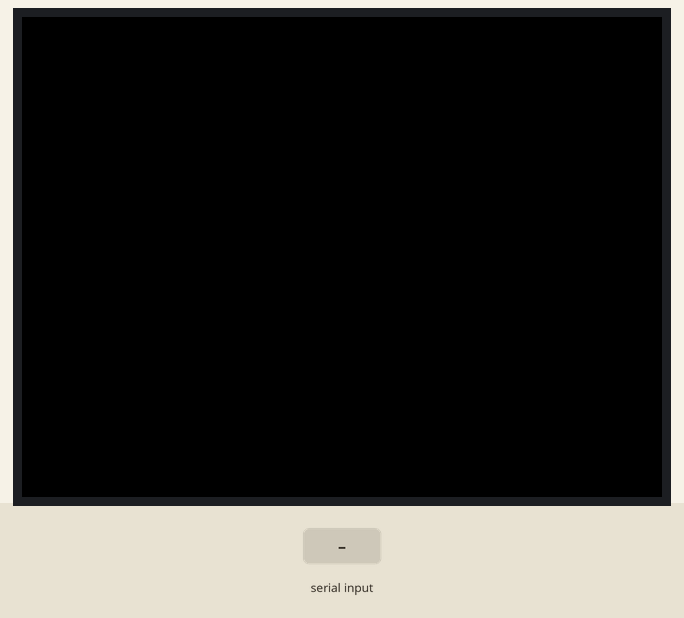
Recording of a sketch running on a simulated ESP32. Shown: 320×240 colour display. Inputs (shaded band) come from the test bench. What the sketch prints to the serial monitor is not drawn.

Above: at 1.3 s.
1.4 s: "S\n" received over the second serial link
At 2.6 s:
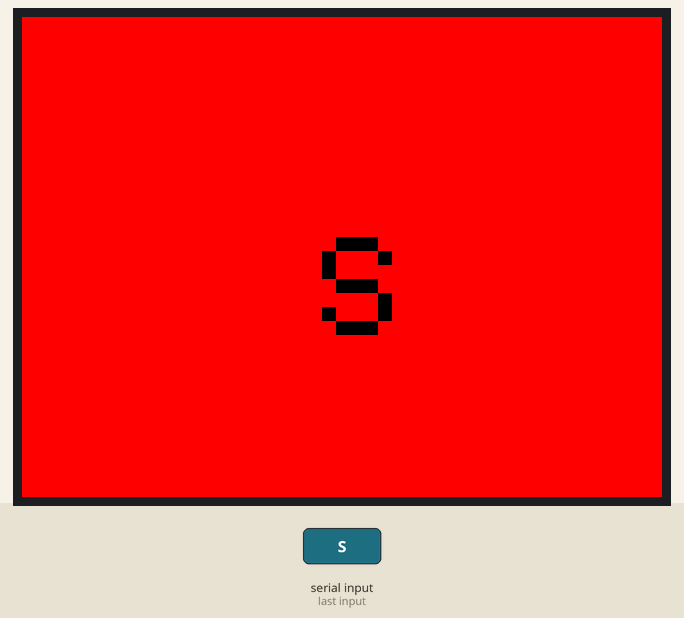
2.9 s: "1\n" received over the second serial link
At 3.9 s:
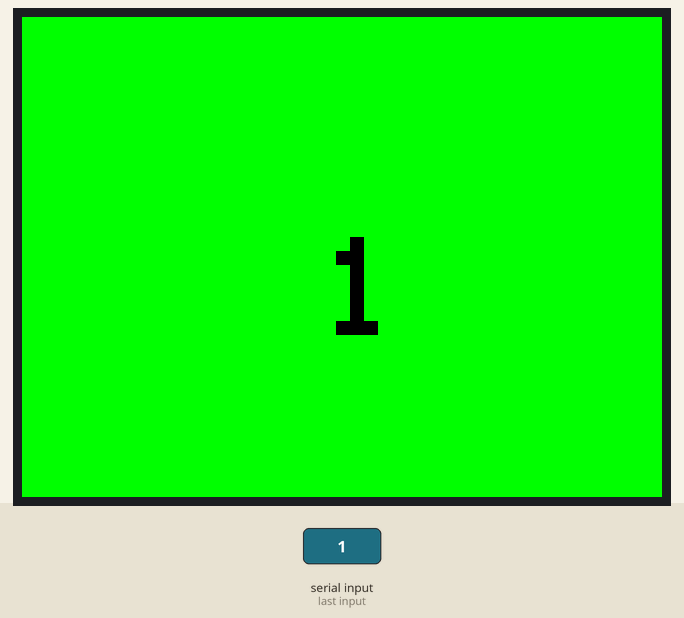
4.4 s: "S\n" received over the second serial link
At 5.1 s:
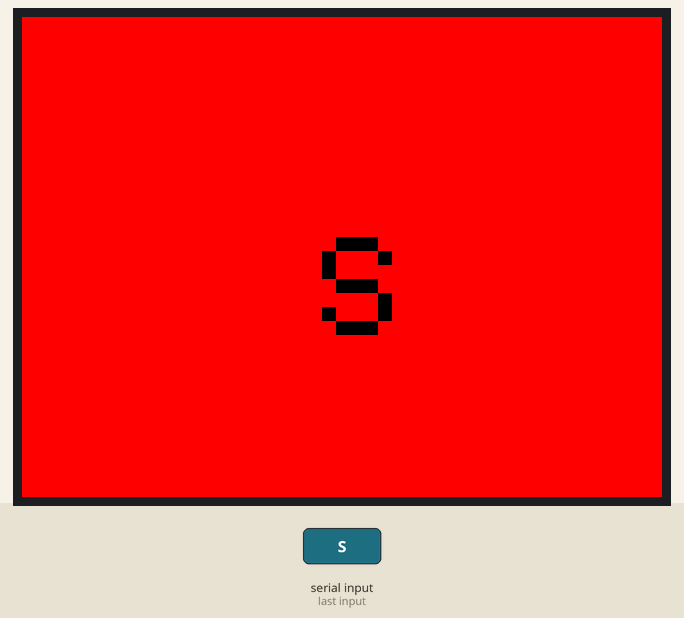
Timing chart, 0 to 7.4 s (numbered marks = the images above; inputs shaded):
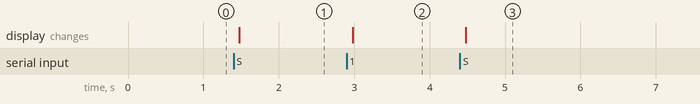

The sketch:

uart_receiver.ino
```cpp
#include <M5Core2.h>
#include <SoftwareSerial.h>

SoftwareSerial GroveSerial;

void setup() {
  M5.begin();
  Serial.begin(115200);
  GroveSerial.begin(9600, SWSERIAL_8N1, 33);
}

void loop() {
  while (GroveSerial.available()) {
    char c = GroveSerial.read();
    if (c == 10 || c == 13) break;

    Serial.println(c);
    switch (c) {
      case 'S':
        M5.Lcd.fillScreen(RED);
        break;
      default:
        M5.Lcd.fillScreen(GREEN);
        break;
    }
    M5.Lcd.setCursor(150, 110);
    M5.Lcd.setTextColor(BLACK);
    M5.Lcd.setTextSize(7);
    M5.Lcd.printf("%c", c);
  }
}
```

Measured:
- after the input at 1.4 s, the display: changes after 0.08 s (image 1)
- after the input at 2.9 s, the display: changes after 0.08 s (image 2)
- after the input at 4.4 s, the display: changes after 0.08 s (image 3)
